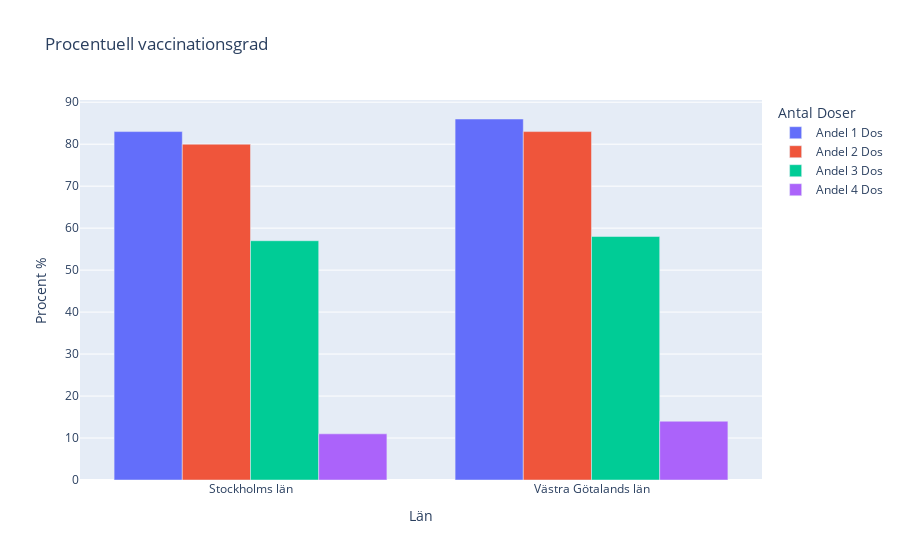

The notebook cell this image was saved under:
### Code cell
# g) Tag Västra Götalands län och Stockholms län och rita diagram över andelen vaccinerade med minst 1 dos, två doser, tre doser och fyra doser.

vaccin_4_doser = vaccindata.groupby(["Län_namn"])[["Befolkning", "Antal minst 1 dos", "Antal minst 2 doser", "Antal 3 doser", "Antal 4 doser"]].sum()
vaccin_4_doser["Andel 4 Dos"] = (vaccin_4_doser["Antal 4 doser"] / vaccin_4_doser["Befolkning"]).round(2) * 100

vaxx_plot["Andel 4 Dos"] = vaccin_4_doser["Andel 4 Dos"]
sthlm_götaland = vaxx_plot.filter(items = ['Stockholms län', 'Västra Götalands län'], axis=0)

fig = px.bar(sthlm_götaland, barmode='group', labels={'value':'Procent % ', 'Län_namn':'Län', 'variable':'Antal Doser'}, title="Procentuell vaccinationsgrad" )
fig.write_image("Visualiseringar/Procent_Vgöta_Sthlm_doser_Covid19_Dataset.png")
fig.show()

### Figure 1 — Plotly figure (JSON) as saved in the notebook; plotly's stock layout.template omitted (floating-point values rounded to 4 significant figures)
{"data": [{"alignmentgroup": "True", "hovertemplate": "Antal Doser=Andel 1 Dos<br>Län=%{x}<br>Procent % =%{y}<extra></extra>", "legendgroup": "Andel 1 Dos", "marker": {"color": "#636efa", "pattern": {"shape": ""}}, "name": "Andel 1 Dos", "offsetgroup": "Andel 1 Dos", "orientation": "v", "showlegend": true, "textposition": "auto", "type": "bar", "x": ["Stockholms län", "Västra Götalands län"], "xaxis": "x", "y": [83, 86], "yaxis": "y"}, {"alignmentgroup": "True", "hovertemplate": "Antal Doser=Andel 2 Dos<br>Län=%{x}<br>Procent % =%{y}<extra></extra>", "legendgroup": "Andel 2 Dos", "marker": {"color": "#EF553B", "pattern": {"shape": ""}}, "name": "Andel 2 Dos", "offsetgroup": "Andel 2 Dos", "orientation": "v", "showlegend": true, "textposition": "auto", "type": "bar", "x": ["Stockholms län", "Västra Götalands län"], "xaxis": "x", "y": [80, 83], "yaxis": "y"}, {"alignmentgroup": "True", "hovertemplate": "Antal Doser=Andel 3 Dos<br>Län=%{x}<br>Procent % =%{y}<extra></extra>", "legendgroup": "Andel 3 Dos", "marker": {"color": "#00cc96", "pattern": {"shape": ""}}, "name": "Andel 3 Dos", "offsetgroup": "Andel 3 Dos", "orientation": "v", "showlegend": true, "textposition": "auto", "type": "bar", "x": ["Stockholms län", "Västra Götalands län"], "xaxis": "x", "y": [57.0, 58.0], "yaxis": "y"}, {"alignmentgroup": "True", "hovertemplate": "Antal Doser=Andel 4 Dos<br>Län=%{x}<br>Procent % =%{y}<extra></extra>", "legendgroup": "Andel 4 Dos", "marker": {"color": "#ab63fa", "pattern": {"shape": ""}}, "name": "Andel 4 Dos", "offsetgroup": "Andel 4 Dos", "orientation": "v", "showlegend": true, "textposition": "auto", "type": "bar", "x": ["Stockholms län", "Västra Götalands län"], "xaxis": "x", "y": [11, 14.0], "yaxis": "y"}], "layout": {"barmode": "group", "legend": {"title": {"text": "Antal Doser"}, "tracegroupgap": 0}, "title": {"text": "Procentuell vaccinationsgrad"}, "xaxis": {"anchor": "y", "domain": [0, 1], "title": {"text": "Län"}}, "yaxis": {"anchor": "x", "domain": [0, 1], "title": {"text": "Procent % "}}}}
